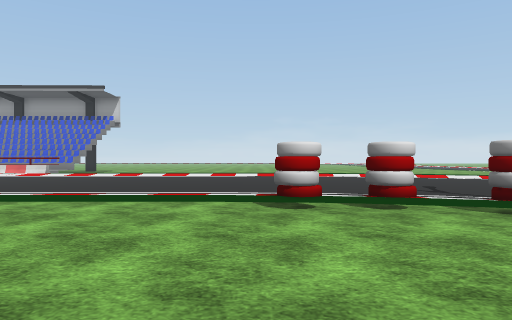
View 1 (above)

24 first-person views from a walk through a Unity game level. The camera is 1.2 m above the floor, looks level and sees 70° across. The floor is counted in squares, 2 m on a side. Each view is taken from the middle of a square. On the plan, view 1 faces up. The plan holds only what a view shows up to about 10 squares ahead; the rest is blank. The place goes on beyond the plan. The player is left out. Some surface patterns are stand-ins.

View 2
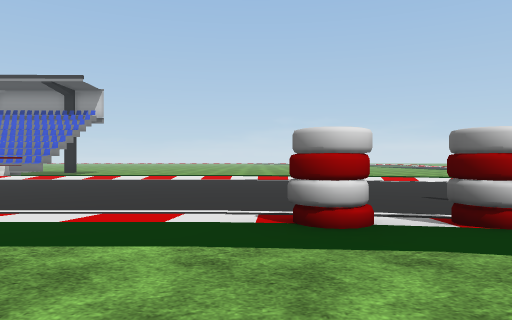

View 3
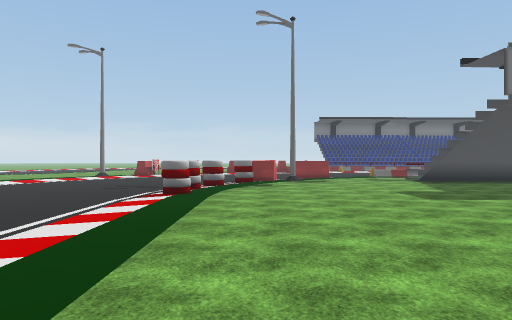

View 4
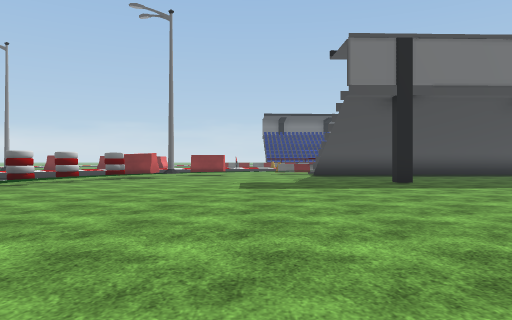

View 5
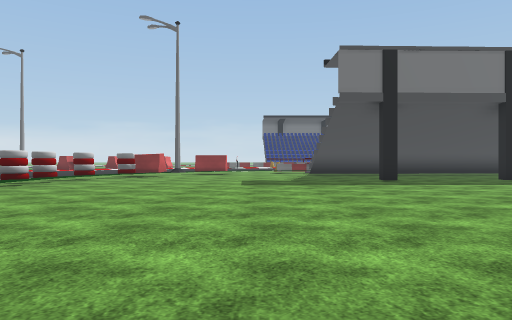

View 6
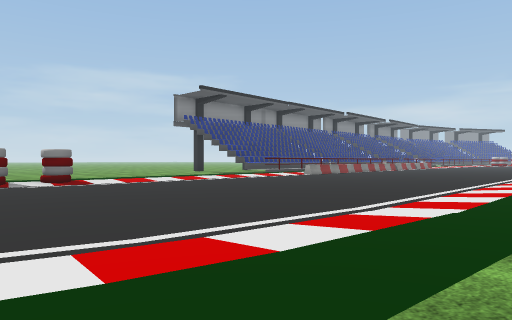

View 7
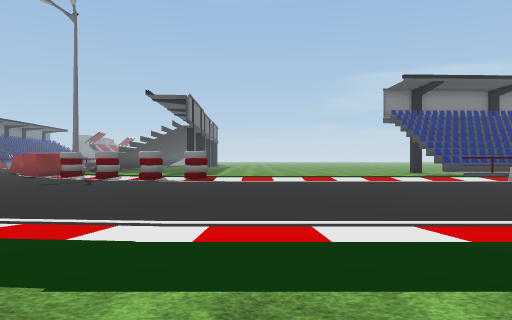

View 8
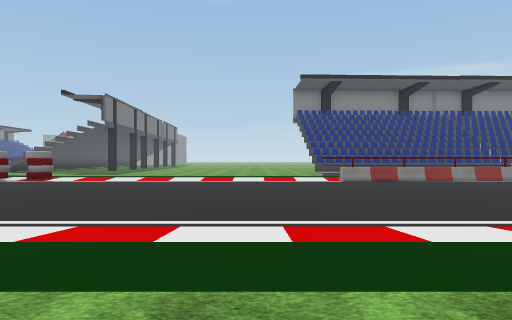

View 9
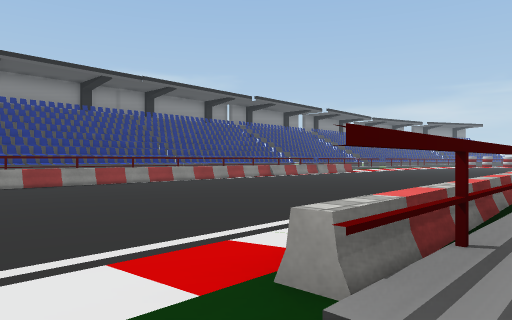

View 10
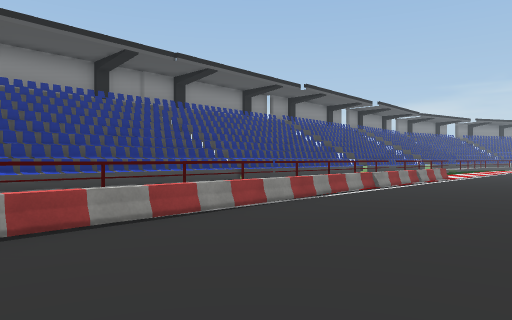

View 11
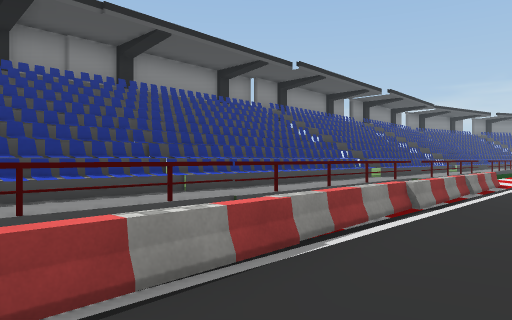

View 12
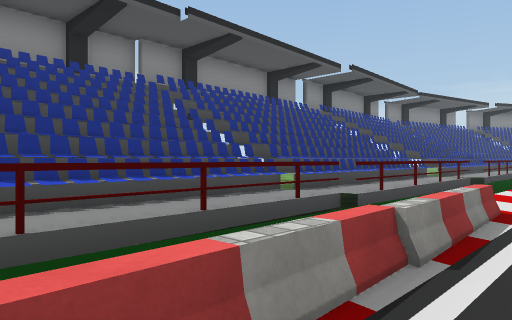

View 13
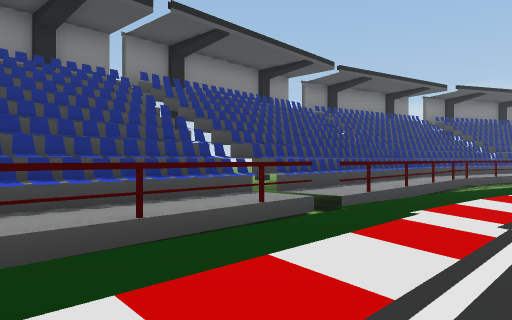

View 14
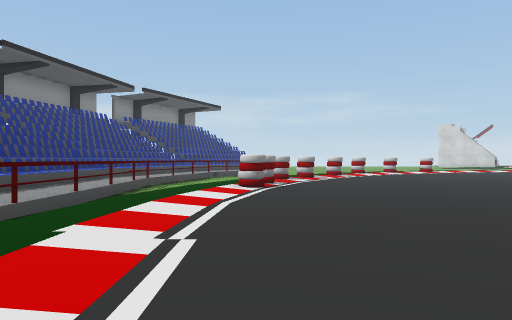

View 15
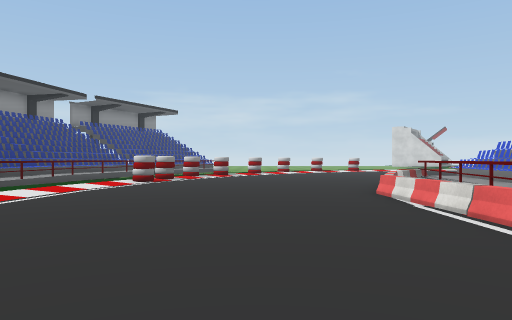

View 16
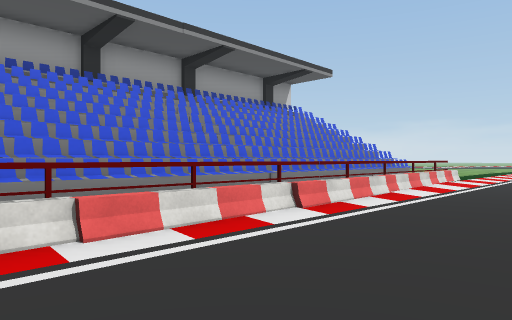

View 17
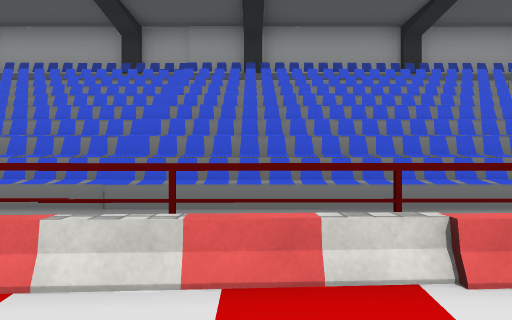

View 18
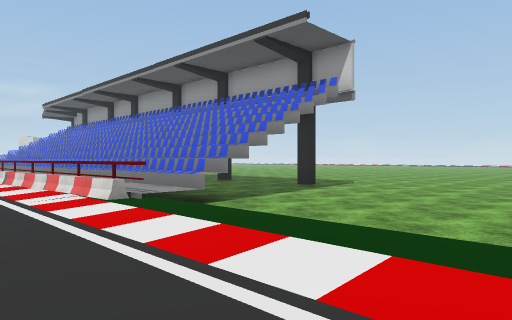

View 19
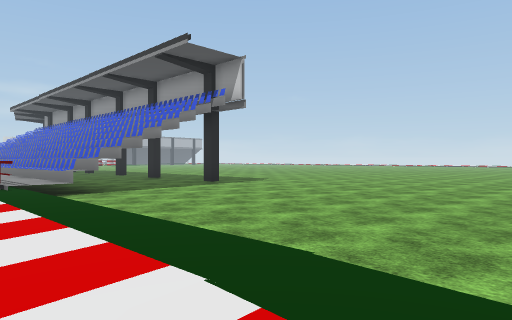

View 20
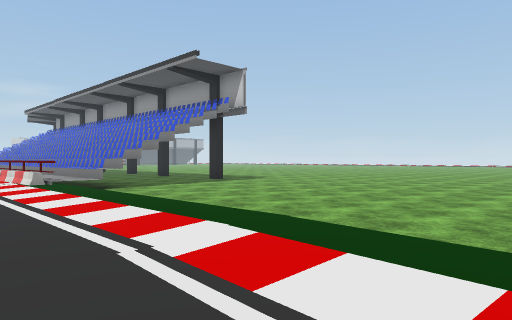

View 21
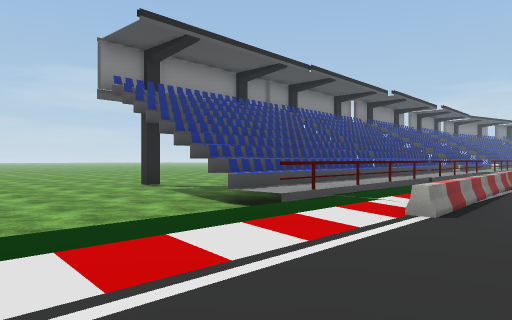

View 22
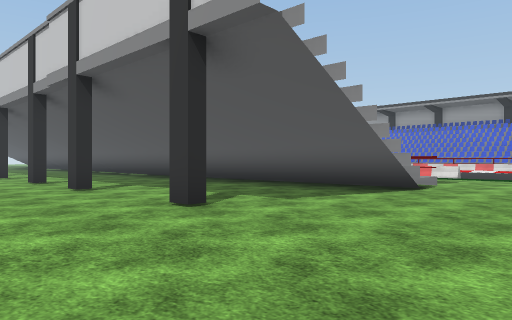

View 23
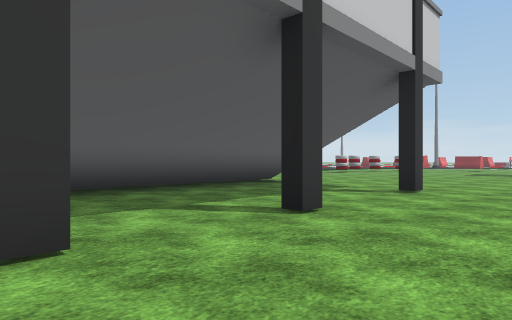

View 24
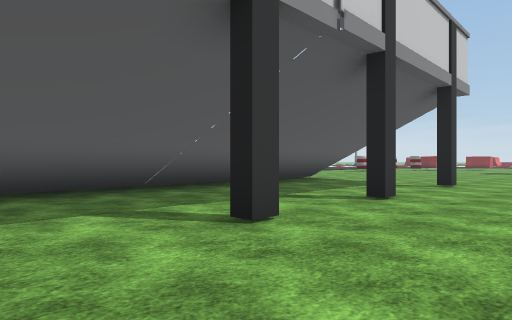

### Floor plan
Key: @ floor where view 1 was taken; # wall or solid block; x gap in a wall; . main floor; : floor 0.25 m higher than the main floor; - floor 0.25 m lower than the main floor; + floor 0.75 m higher than the main floor; * floor 1.25 m higher than the main floor; / step, stairs or slope; = window, fence, low wall or low ledge; O other object.
Columns run from 33 left of view 1 to 3 right of it. Each row starts with its distance up from view 1.
 22                                ---
 21                             ------
 20                            -------
 19                           --------
 18                          #---------
 17                         -----------
 16   ##                   ------------
 15   ==       ===####=#=======--------
 14   ===       ==***=========#--------
 13   =====##    ==##====#====#//////----
 12 ....==.===    ===========/=........./
 11 ......=/...   .......................
 10 ............   ......................
  9 .............  ......................
  8 ............      ...................
  7 ...........    ......................
  6  OO.........   ......................
  5  /............=============......OOO.
  4 ---////.///////////    //==////////.O
  3 ##=##=====##===x##====#==:/---------/
  2 ===+#=====+====++==#=#**=##----------
  1 ##=######=#####=#####=#####----------
  0     --           ----------------@---
 -1                  --------------------
 -2                 ---#-#---#-----------
 -3                 ---------------------
 -4                 ---------------------
 -5                 ------    -----------

Where each view was taken, in squares from view 1:
view 1: 0 up, 0 right, facing up
view 2: 2 up, 0 right, facing up
view 3: 3 up, 7 left, facing right
view 4: 1 down, 7 left, facing right
view 5: 1 down, 8 left, facing right
view 6: 13 up, 3 right, facing down-left
view 7: 14 up, 1 left, facing down
view 8: 14 up, 5 left, facing down
view 9: 13 up, 6 left, facing down-left
view 10: 9 up, 7 left, facing down-left
view 11: 7 up, 10 left, facing down-left
view 12: 6 up, 15 left, facing down-left
view 13: 6 up, 22 left, facing down-left
view 14: 6 up, 23 left, facing left
view 15: 9 up, 21 left, facing left
view 16: 9 up, 18 left, facing up-right
view 17: 10 up, 18 left, facing up
view 18: 10 up, 2 left, facing up-left
view 19: 11 up, 1 right, facing up-left
view 20: 10 up, 2 right, facing up-left
view 21: 7 up, 3 left, facing down-left
view 22: 5 down, 4 left, facing up-left
view 23: 5 down, 15 left, facing up-right
view 24: 5 down, 17 left, facing up-right
